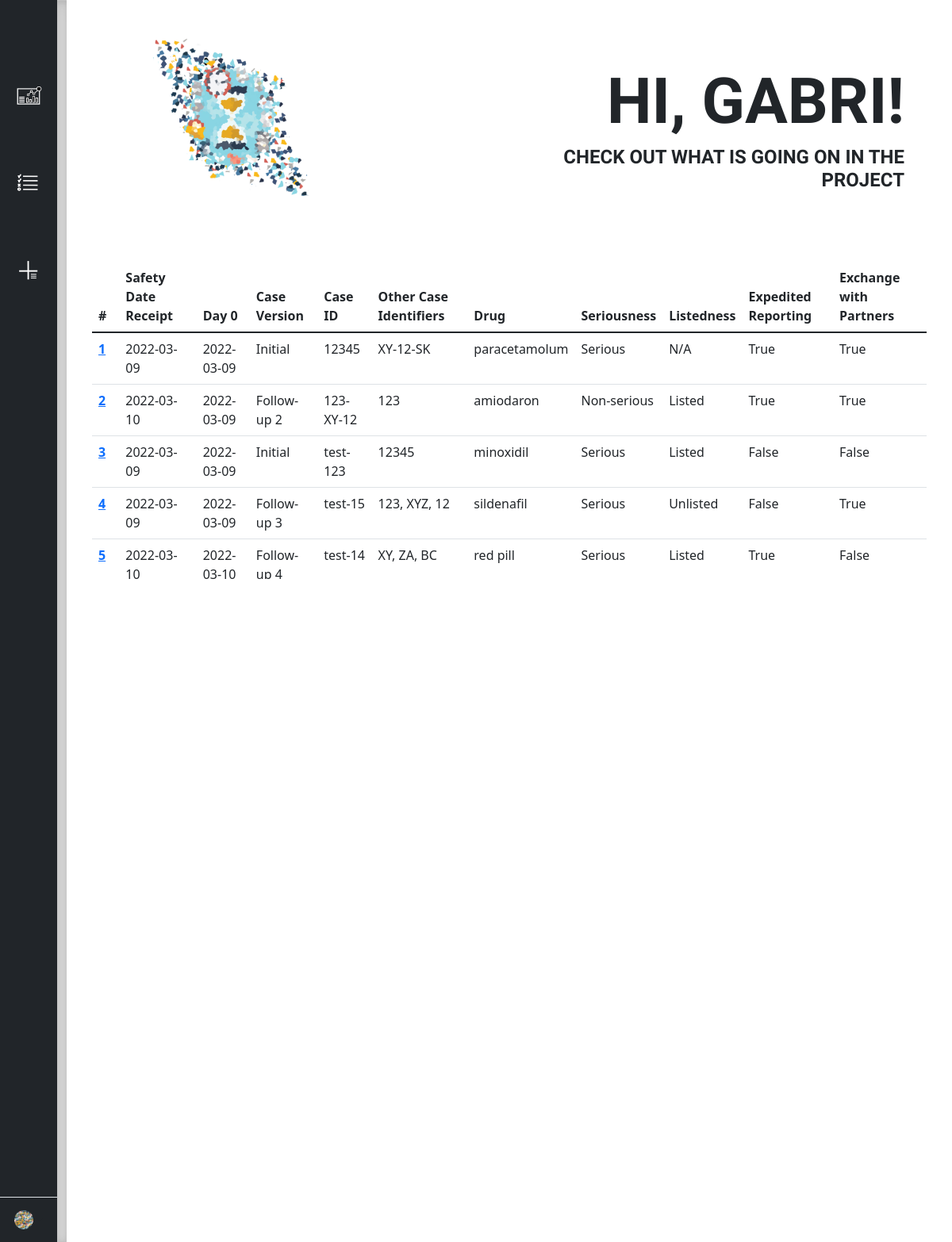
The page /dashboard (signed in) on the database its author committed.
### main.py (models this page shows)
class User(UserMixin, db.Model):
    __tablename__ = "user"
    id = db.Column(db.Integer, primary_key=True)
    username = db.Column(db.String(250), unique=True, nullable=False)
    password = db.Column(db.String(500), nullable=False)
    email = db.Column(db.String(250), unique=True, nullable=False)
    user_tasks = db.relationship("Task", backref='taskowner')

class Report(UserMixin, db.Model):
    __tablename__ = "report"
    id = db.Column(db.Integer, primary_key=True, nullable=False)
    date_received = db.Column(db.Date, nullable=True)
    day_zero = db.Column(db.Date, nullable=True)
    case_id = db.Column(db.String(250), nullable=True)
    case_version = db.Column(db.String(250), nullable=True)
    other_case_id = db.Column(db.String(250), nullable=True)
    drug = db.Column(db.String(250), nullable=True)
    serious = db.Column(db.String(250), nullable=True)
    listed = db.Column(db.String(250), nullable=True)
    expedited = db.Column(db.Boolean, nullable=True)
    exchange = db.Column(db.Boolean, nullable=True)
    comments = db.Column(db.String(500), nullable=True)
    report_tasks = db.relationship("Task", backref="report")

### main.py (the view)
@app.route("/dashboard")
@login_required
def dashboard():
    reports_table = Report.query.all()
    user_todos = Task.query.filter_by(taskowner_id=current_user.id).all()
    return render_template("dashboard.html", reports=reports_table, user_todos=user_todos)

### main.py (called while the page is built)
@login_manager.user_loader
def load_user(user_id):
    return User.query.get(int(user_id))

### templates/dashboard.html (shortened to what this page needs)
{% extends "dashboard_layout.html" %}
{% block main %}
  <div class="container-fluid p-0 scrollable">
    <div class="row w-100 m-0">
        <div class="col-md-5">
            <div class="dashboard-img">
            <img src="/static/images/abstract4.png" width="200px" height="200px"></img>
            </div>
        </div>
        <div class="col-md-7 col-sm-12">
            <div class="dashboard-text justify-content-center">
            <h1>HI, {{ current_user.username | upper }}!</h1>
            <h2>CHECK OUT WHAT IS GOING ON IN THE PROJECT</h2>
            </div>
        </div>
    </div>
    <div class="row w-100 m-0">
        <div class="col-12">
            <div class="dashboard-table">
            <table class="table table-hover table-responsive tableFixHead" >
                <thead>
                    <tr>
                      <th scope="col">#</th>
                      <th scope="col">Safety Date Receipt</th>
                      <th scope="col">Day 0</th>
                      <th scope="col">Case Version</th>
                      <th scope="col">Case ID</th>
                      <th scope="col">Other Case Identifiers</th>
                      <th scope="col">Drug</th>
                      <th scope="col">Seriousness</th>
                      <th scope="col">Listedness</th>
                      <th scope="col">Expedited Reporting</th>
                      <th scope="col">Exchange with Partners</th>
                    </tr>
                  </thead>
                  <tbody>
                    {% for report in reports %}
                    <tr>
                        <th scope="row"><a href="{{ url_for('report', id=report.id ) }}">{{ report.id }}</a></th>
                        <td>{{ report.date_received }}</td>
                        <td>{{ report.day_zero }}</td>
                        <td>{{ report.case_version }}</td>
                        <td>{{ report.case_id }}</td>
                        <td>{{ report.other_case_id }}</td>
                        <td>{{ report.drug }}</td>
                        <td>{{ report.serious }}</td>
                        <td>{{ report.listed }}</td>
                        <td>{{ report.expedited }}</td>
                        <td>{{ report.exchange }}</td>
                    </tr>
                    {% endfor %}
                  </tbody>
            </table>
            </div>
        </div>
    </div>
  </div>
{% endblock %}

### templates/dashboard_layout.html (shortened to what this page needs)
<!DOCTYPE html>
<html lang="en">
<head>
    <link href="https://cdn.jsdelivr.net/npm/bootstrap@5.1.3/dist/css/bootstrap.min.css" rel="stylesheet">
    <link rel="stylesheet" href="/static/css/dashboard_style.css">
</head>
<body>
    <main>
    <div class="d-flex flex-column flex-shrink-0 bg-dark" style="width: 4.5rem">
        <a href="/" class="d-block p-3 link-dark text-decoration-none" title="" data-bs-toggle="tooltip" data-bs-placement="right" data-bs-original-title="Icon-only">
        <svg class="bi" width="40" height="32"><use xlink:href="#bootstrap"></use></svg>
        </a>
        <ul class="nav nav-pills nav-flush flex-column mb-auto text-center">
        <li class="nav-item">
            <a href="{{ url_for('dashboard') }}" class="nav-link py-3" title="Dashboard" data-bs-toggle="tooltip" data-bs-placement="right" data-bs-original-title="Home">
            <img class="bi" width="34" height="34" src="/static/images/dashboard1.png" alt="Dashboard"></img>
            </a>
        </li>
        <li class="nav-item">
            <a href="{{ url_for('task_list') }}" class="nav-link py-3" title="Task List" data-bs-toggle="tooltip" data-bs-placement="right" data-bs-original-title="Task list">
                <img class="bi" width="34" height="34" src="/static/images/task_list.png" alt="Task List"></img>
            </a>
        </li>
        <li class="nav-item">
            <a href="{{ url_for('new_report') }}" class="nav-link py-3" title="New Report" data-bs-toggle="tooltip" data-bs-placement="right" data-bs-original-title="New Report">
                <img class="bi" width="34" height="34" src="/static/images/new_report.png" alt="Add Report"></img>
            </a>
        </li>
        </ul>
        <div class="dropdown border-top">
        <a href="#" class="d-flex align-items-center justify-content-center p-3 link-dark text-decoration-none dropdown-toggle" id="dropdownUser3" data-bs-toggle="dropdown" aria-expanded="false">
            <img src="/static/images/yourface.png" alt="mdo" width="24" height="24" class="rounded-circle">
        </a>
        </div>
    </div>
    <div class="b-example-divider"></div>
    {% block main %}{% endblock %}
    </main>
</body>
</html>

### static/css/dashboard_style.css (style rules this page uses)
body { min-height: 100vh; min-height: -webkit-fill-available; overflow-y: hidden; min-width: 590px; }
html { height: -webkit-fill-available; }
main { display: flex; flex-wrap: nowrap; height: 100vh; height: -webkit-fill-available; overflow-x: auto; overflow-y: hidden; }
h1 { font-family: 'Spartan', sans-serif; font-weight: 900; font-size: 5rem; }
h2 { font-family: 'Spartan', sans-serif; font-weight: 700; font-size: 1.5rem; }
.b-example-divider { flex-shrink: 0; width: 0.75rem; height: 100vh; background-color: rgba(0, 0, 0, .1); border: solid rgba(0, 0, 0, .15); border-width: 1px 0; box-shadow: inset 0 .5em 1.5em rgba(0, 0, 0, .1), inset 0 .125em .5em rgba(0, 0, 0, .15); }
.bi { vertical-align: -.125em; pointer-events: none; fill: #FFF; }
.dropdown-toggle { outline: 0; }
.nav-flush .nav-link { border-radius: 0; }
.nav-item { margin: 20px 0 20px; }
.dashboard-text { text-align: right; padding: 5rem 3rem 5rem 6rem; }
.dashboard-table { padding: 0px 20px 20px 20px; height: 400px; overflow: auto; }
.dashboard-img { padding: 3rem 3rem 3rem 6rem; }
.tableFixHead thead th { position: sticky; top: 0; background-color: white; }
.scrollable { overflow-y: auto !important; height: 100vh; }

### rows shown on the page
User: username "GABRI"
Report: id "1", date_received "2022-03-09", day_zero "2022-03-09", case_version "Initial", case_id "12345", other_case_id "XY-12-SK", drug "paracetamolum", serious "Serious", listed "N/A", expedited "True", exchange "True"
Report: id "2", date_received "2022-03-10", day_zero "2022-03-09", case_version "Follow-up 2", case_id "123-XY-12", other_case_id "123", drug "amiodaron", serious "Non-serious", listed "Listed", expedited "True", exchange "True"
Report: id "3", date_received "2022-03-09", day_zero "2022-03-09", case_version "Initial", case_id "test-123", other_case_id "12345", drug "minoxidil", serious "Serious", listed "Listed", expedited "False", exchange "False"
Report: id "4", date_received "2022-03-09", day_zero "2022-03-09", case_version "Follow-up 3", case_id "test-15", other_case_id "123, XYZ, 12", drug "sildenafil", serious "Serious", listed "Unlisted", expedited "False", exchange "True"
Report: id "5", date_received "2022-03-10", day_zero "2022-03-10", case_version "Follow-up 4", case_id "test-14", other_case_id "XY, ZA, BC", drug "red pill", serious "Serious", listed "Listed", expedited "True", exchange "False"
